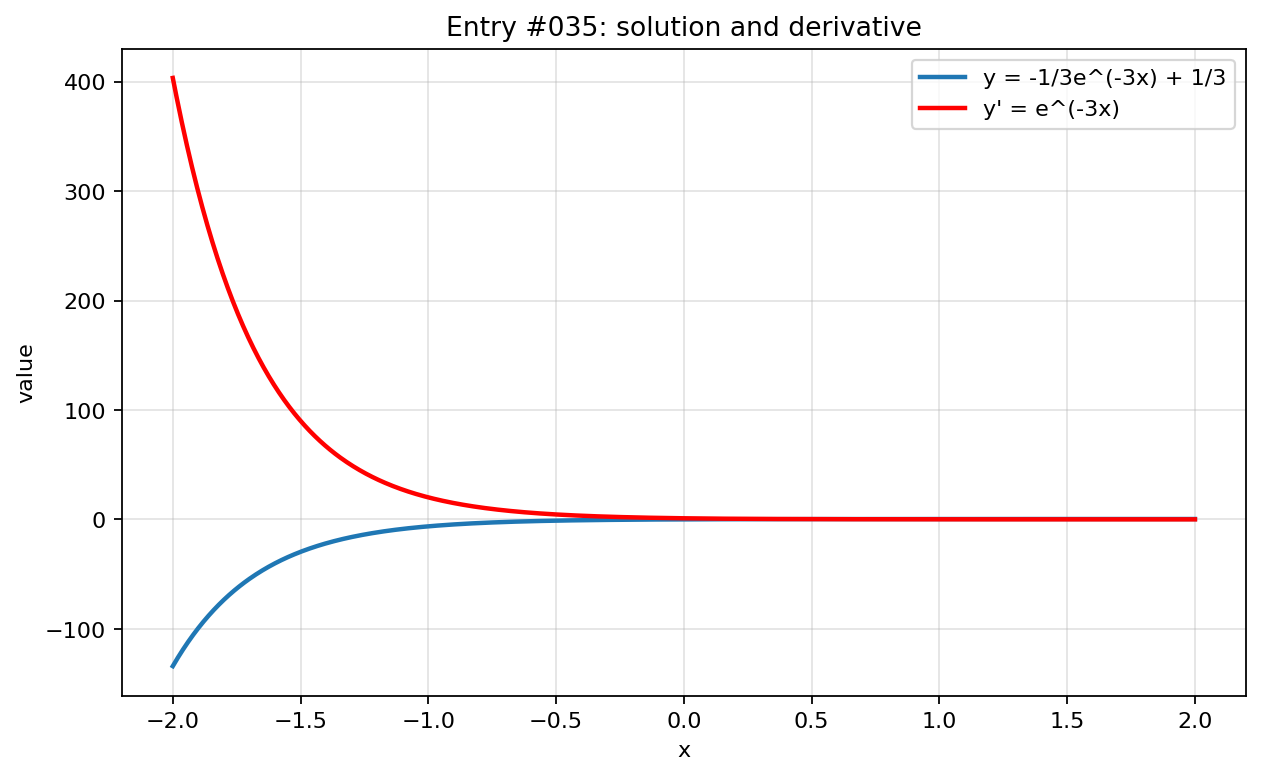

The script that drew this image:
import numpy as np
import matplotlib.pyplot as plt

x = np.linspace(-2, 2, 800)

with np.errstate(divide="ignore", invalid="ignore", over="ignore"):
    y = -(1/3)*np.exp(-3*x) + 1/3
    y_prime = np.exp(-3*x)

plt.figure(figsize=(8, 5))
plt.plot(x, y, label="y = -1/3e^(-3x) + 1/3", linewidth=2)
plt.plot(x, y_prime, label="y' = e^(-3x)", linewidth=2, color="red")
plt.title("Entry #035: solution and derivative")
plt.xlabel("x")
plt.ylabel("value")
plt.grid(True, alpha=0.35)
plt.legend()
plt.tight_layout()
plt.show()
